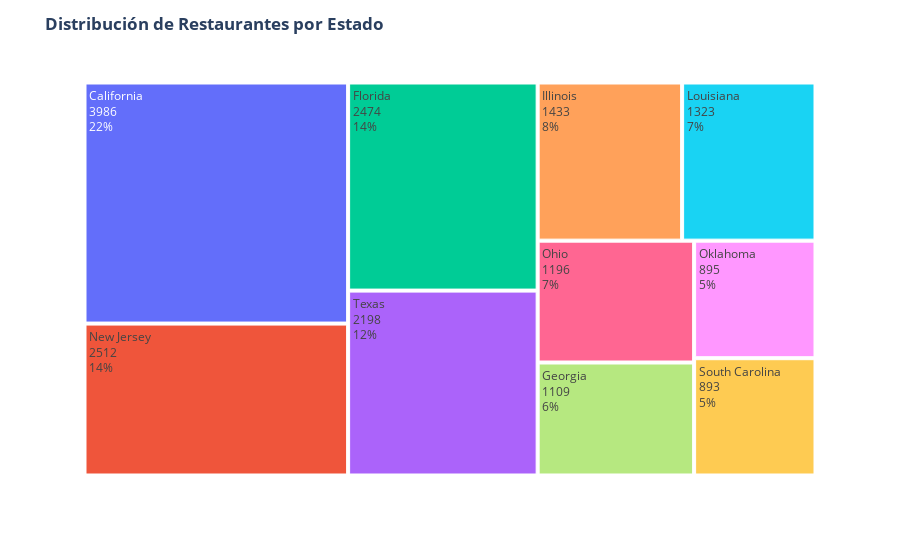

Notebook code cell kept with this figure:
### Markdown cell above
Con el propósito de tomar decisiones informadas sobre los estados con los que focalizaremos nuestro proyecto, hemos diseñado un gráfico tipo treemap para visualizar el top 10 de estados más relevantes. Esta visualización nos permite identificar de manera clara y concisa los estados que concentran una mayor cantidad de registros, brindándonos una guía esencial para delinear el enfoque de nuestro proyecto y determinar los estados con los que trabajaremos en adelante.

### Code cell
# Calcular el recuento de restaurantes por estado
state_counts = data_sitios['state'].value_counts()

# Obtener el top 10 de estados
top_10_states = state_counts.head(10)

# Crear un DataFrame para el treemap
state_data = pd.DataFrame({'state': top_10_states.index, 'count': top_10_states.values})

# Crear el treemap interactivo
fig = px.treemap(state_data, path=['state'], values='count')

# Agregar etiquetas de texto con la cantidad de registros en negrita
fig.update_traces(textinfo='label+value+percent entry')

# Agregar título en negrita al treemap
fig.update_layout(title={'text': '<b>Distribución de Restaurantes por Estado</b>'})

# Mostrar el treemap
fig.show()

### Figure 1 — Plotly figure (JSON) as saved in the notebook; plotly's stock layout.template omitted (floating-point values rounded to 4 significant figures)
{"data": [{"branchvalues": "total", "domain": {"x": [0, 1], "y": [0, 1]}, "hovertemplate": "labels=%{label}<br>count=%{value}<br>parent=%{parent}<br>id=%{id}<extra></extra>", "ids": ["California", "Florida", "Georgia", "Illinois", "Louisiana", "New Jersey", "Ohio", "Oklahoma", "South Carolina", "Texas"], "labels": ["California", "Florida", "Georgia", "Illinois", "Louisiana", "New Jersey", "Ohio", "Oklahoma", "South Carolina", "Texas"], "name": "", "parents": ["", "", "", "", "", "", "", "", "", ""], "textinfo": "label+value+percent entry", "type": "treemap", "values": [3986, 2474, 1109, 1433, 1323, 2512, 1196, 895, 893, 2198]}], "layout": {"legend": {"tracegroupgap": 0}, "margin": {"t": 60}, "title": {"text": "<b>Distribución de Restaurantes por Estado</b>"}}}
